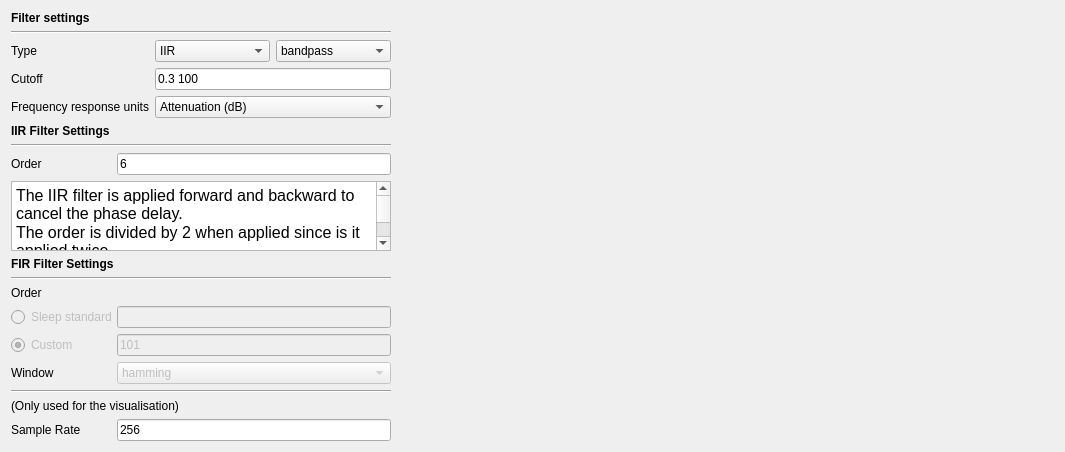
<?xml version="1.0" encoding="UTF-8"?>
<ui version="4.0">
 <class>FilterSignalSettingsView</class>
 <widget class="QWidget" name="FilterSignalSettingsView">
  <property name="geometry">
   <rect>
    <x>0</x>
    <y>0</y>
    <width>1065</width>
    <height>440</height>
   </rect>
  </property>
  <property name="windowTitle">
   <string>Form</string>
  </property>
  <layout class="QFormLayout" name="formLayout">
   <item row="0" column="0">
    <layout class="QVBoxLayout" name="verticalLayout">
     <item>
      <widget class="QLabel" name="label_5">
       <property name="font">
        <font>
         <weight>75</weight>
         <bold>true</bold>
        </font>
       </property>
       <property name="layoutDirection">
        <enum>Qt::LeftToRight</enum>
       </property>
       <property name="text">
        <string>Filter settings</string>
       </property>
       <property name="alignment">
        <set>Qt::AlignLeading|Qt::AlignLeft|Qt::AlignVCenter</set>
       </property>
      </widget>
     </item>
     <item>
      <widget class="Line" name="line_4">
       <property name="orientation">
        <enum>Qt::Horizontal</enum>
       </property>
      </widget>
     </item>
     <item>
      <layout class="QGridLayout" name="gridLayout">
       <item row="0" column="1">
        <widget class="QComboBox" name="IR_comboBox">
         <property name="toolTip">
          <string>Select the Infinite Impulse Response Filter (IIR) or the Finite Impulse Filter (FIR).</string>
         </property>
         <item>
          <property name="text">
           <string>IIR</string>
          </property>
         </item>
         <item>
          <property name="text">
           <string>FIR</string>
          </property>
         </item>
        </widget>
       </item>
       <item row="0" column="2">
        <widget class="QComboBox" name="type_combobox">
         <item>
          <property name="text">
           <string>bandpass</string>
          </property>
         </item>
         <item>
          <property name="text">
           <string>lowpass</string>
          </property>
         </item>
         <item>
          <property name="text">
           <string>highpass</string>
          </property>
         </item>
         <item>
          <property name="text">
           <string>bandstop</string>
          </property>
         </item>
        </widget>
       </item>
       <item row="1" column="0">
        <widget class="QLabel" name="label_2">
         <property name="minimumSize">
          <size>
           <width>100</width>
           <height>0</height>
          </size>
         </property>
         <property name="maximumSize">
          <size>
           <width>100</width>
           <height>16777215</height>
          </size>
         </property>
         <property name="layoutDirection">
          <enum>Qt::LeftToRight</enum>
         </property>
         <property name="text">
          <string>Cutoff</string>
         </property>
         <property name="alignment">
          <set>Qt::AlignLeading|Qt::AlignLeft|Qt::AlignVCenter</set>
         </property>
        </widget>
       </item>
       <item row="3" column="0">
        <widget class="QLabel" name="label_11">
         <property name="text">
          <string>Frequency response units</string>
         </property>
        </widget>
       </item>
       <item row="1" column="1" colspan="2">
        <widget class="QLineEdit" name="cutoff_lineedit">
         <property name="toolTip">
          <string>&lt;html&gt;&lt;head/&gt;&lt;body&gt;&lt;p&gt;&lt;span style=&quot; font-weight:600;&quot;&gt;bandpass&lt;/span&gt; : edit low and high frequency cutoff in Hz separated by a space. ex)0.3 100&lt;/p&gt;&lt;p&gt;&lt;span style=&quot; font-weight:600;&quot;&gt;lowpass&lt;/span&gt; : edit high frequency cutoff in Hz.&lt;/p&gt;&lt;p&gt;&lt;span style=&quot; font-weight:600;&quot;&gt;highpass&lt;/span&gt; : edit low frequency cutoff in Hz.&lt;/p&gt;&lt;p&gt;&lt;span style=&quot; font-weight:600;&quot;&gt;stopband&lt;/span&gt; : edit the low and high frequency cutoff in Hz separated by a space. ex)59 61&lt;/p&gt;&lt;p&gt;&lt;br/&gt;&lt;/p&gt;&lt;/body&gt;&lt;/html&gt;</string>
         </property>
         <property name="text">
          <string>0.3 100</string>
         </property>
        </widget>
       </item>
       <item row="0" column="0">
        <widget class="QLabel" name="label_4">
         <property name="minimumSize">
          <size>
           <width>100</width>
           <height>0</height>
          </size>
         </property>
         <property name="maximumSize">
          <size>
           <width>100</width>
           <height>16777215</height>
          </size>
         </property>
         <property name="layoutDirection">
          <enum>Qt::LeftToRight</enum>
         </property>
         <property name="inputMethodHints">
          <set>Qt::ImhNoEditMenu|Qt::ImhNoTextHandles</set>
         </property>
         <property name="text">
          <string>Type</string>
         </property>
         <property name="alignment">
          <set>Qt::AlignLeading|Qt::AlignLeft|Qt::AlignVCenter</set>
         </property>
        </widget>
       </item>
       <item row="3" column="1" colspan="2">
        <widget class="QComboBox" name="freq_resp_unit_comboBox">
         <item>
          <property name="text">
           <string>Attenuation (dB)</string>
          </property>
         </item>
         <item>
          <property name="text">
           <string>Amplitude (%)</string>
          </property>
         </item>
        </widget>
       </item>
      </layout>
     </item>
     <item>
      <widget class="QLabel" name="label_9">
       <property name="font">
        <font>
         <weight>75</weight>
         <bold>true</bold>
        </font>
       </property>
       <property name="text">
        <string>IIR Filter Settings</string>
       </property>
      </widget>
     </item>
     <item>
      <widget class="Line" name="line_3">
       <property name="orientation">
        <enum>Qt::Horizontal</enum>
       </property>
      </widget>
     </item>
     <item>
      <layout class="QGridLayout" name="gridLayout_4">
       <item row="0" column="0">
        <widget class="QLabel" name="label_10">
         <property name="minimumSize">
          <size>
           <width>100</width>
           <height>0</height>
          </size>
         </property>
         <property name="maximumSize">
          <size>
           <width>100</width>
           <height>16777215</height>
          </size>
         </property>
         <property name="layoutDirection">
          <enum>Qt::LeftToRight</enum>
         </property>
         <property name="text">
          <string>Order</string>
         </property>
         <property name="alignment">
          <set>Qt::AlignLeading|Qt::AlignLeft|Qt::AlignVCenter</set>
         </property>
        </widget>
       </item>
       <item row="0" column="1">
        <widget class="QLineEdit" name="iir_order_lineEdit">
         <property name="text">
          <string>6</string>
         </property>
        </widget>
       </item>
      </layout>
     </item>
     <item>
      <widget class="QTextEdit" name="textEdit">
       <property name="minimumSize">
        <size>
         <width>380</width>
         <height>70</height>
        </size>
       </property>
       <property name="readOnly">
        <bool>true</bool>
       </property>
       <property name="html">
        <string>&lt;!DOCTYPE HTML PUBLIC &quot;-//W3C//DTD HTML 4.0//EN&quot; &quot;http://www.w3.org/TR/REC-html40/strict.dtd&quot;&gt;
&lt;html&gt;&lt;head&gt;&lt;meta name=&quot;qrichtext&quot; content=&quot;1&quot; /&gt;&lt;style type=&quot;text/css&quot;&gt;
p, li { white-space: pre-wrap; }
&lt;/style&gt;&lt;/head&gt;&lt;body style=&quot; font-family:'Roboto'; font-size:12pt; font-weight:400; font-style:normal;&quot;&gt;
&lt;p style=&quot; margin-top:0px; margin-bottom:0px; margin-left:0px; margin-right:0px; -qt-block-indent:0; text-indent:0px;&quot;&gt;The IIR filter is applied forward and backward to cancel the phase delay.&lt;/p&gt;
&lt;p style=&quot; margin-top:0px; margin-bottom:0px; margin-left:0px; margin-right:0px; -qt-block-indent:0; text-indent:0px;&quot;&gt;The order is divided by 2 when applied since is it applied twice.&lt;/p&gt;
&lt;p style=&quot; margin-top:0px; margin-bottom:0px; margin-left:0px; margin-right:0px; -qt-block-indent:0; text-indent:0px;&quot;&gt;ex) An ordre of 6 is sufficient for a bandpass filter &lt;/p&gt;
&lt;p style=&quot; margin-top:0px; margin-bottom:0px; margin-left:0px; margin-right:0px; -qt-block-indent:0; text-indent:0px;&quot;&gt;      0.3-100 Hz with a sample rate=256 Hz&lt;/p&gt;&lt;/body&gt;&lt;/html&gt;</string>
       </property>
      </widget>
     </item>
     <item>
      <widget class="QLabel" name="label_8">
       <property name="font">
        <font>
         <weight>75</weight>
         <bold>true</bold>
        </font>
       </property>
       <property name="text">
        <string>FIR Filter Settings</string>
       </property>
      </widget>
     </item>
     <item>
      <widget class="Line" name="line_2">
       <property name="orientation">
        <enum>Qt::Horizontal</enum>
       </property>
      </widget>
     </item>
     <item>
      <widget class="QLabel" name="label">
       <property name="layoutDirection">
        <enum>Qt::LeftToRight</enum>
       </property>
       <property name="text">
        <string>Order</string>
       </property>
       <property name="alignment">
        <set>Qt::AlignLeading|Qt::AlignLeft|Qt::AlignVCenter</set>
       </property>
      </widget>
     </item>
     <item>
      <layout class="QGridLayout" name="gridLayout_2">
       <item row="3" column="1">
        <widget class="QComboBox" name="window_combobox">
         <property name="enabled">
          <bool>false</bool>
         </property>
         <property name="currentText">
          <string>hamming</string>
         </property>
         <property name="currentIndex">
          <number>3</number>
         </property>
         <item>
          <property name="text">
           <string>boxcar</string>
          </property>
         </item>
         <item>
          <property name="text">
           <string>trlang</string>
          </property>
         </item>
         <item>
          <property name="text">
           <string>blackman</string>
          </property>
         </item>
         <item>
          <property name="text">
           <string>hamming</string>
          </property>
         </item>
         <item>
          <property name="text">
           <string>hann</string>
          </property>
         </item>
         <item>
          <property name="text">
           <string>bartlett</string>
          </property>
         </item>
         <item>
          <property name="text">
           <string>flattop</string>
          </property>
         </item>
         <item>
          <property name="text">
           <string>parzen</string>
          </property>
         </item>
         <item>
          <property name="text">
           <string>bohman</string>
          </property>
         </item>
         <item>
          <property name="text">
           <string>blackmanharris</string>
          </property>
         </item>
         <item>
          <property name="text">
           <string>nuttall</string>
          </property>
         </item>
         <item>
          <property name="text">
           <string>barthann</string>
          </property>
         </item>
         <item>
          <property name="text">
           <string>kaiser</string>
          </property>
         </item>
         <item>
          <property name="text">
           <string>gaussian</string>
          </property>
         </item>
         <item>
          <property name="text">
           <string>general_gaussian</string>
          </property>
         </item>
         <item>
          <property name="text">
           <string>dpss</string>
          </property>
         </item>
         <item>
          <property name="text">
           <string>chebwin</string>
          </property>
         </item>
         <item>
          <property name="text">
           <string>exponential</string>
          </property>
         </item>
         <item>
          <property name="text">
           <string>tukey</string>
          </property>
         </item>
         <item>
          <property name="text">
           <string>taylor</string>
          </property>
         </item>
        </widget>
       </item>
       <item row="0" column="0">
        <widget class="QRadioButton" name="sleep_std_radiobutton">
         <property name="enabled">
          <bool>false</bool>
         </property>
         <property name="minimumSize">
          <size>
           <width>100</width>
           <height>0</height>
          </size>
         </property>
         <property name="maximumSize">
          <size>
           <width>100</width>
           <height>16777215</height>
          </size>
         </property>
         <property name="toolTip">
          <string>The standard in sleep medicine is to use an order equals to: 5*sample_rate/lower_frequency</string>
         </property>
         <property name="text">
          <string>Sleep standard</string>
         </property>
         <property name="checked">
          <bool>false</bool>
         </property>
        </widget>
       </item>
       <item row="0" column="1">
        <widget class="QLineEdit" name="std_order_lineedit">
         <property name="enabled">
          <bool>false</bool>
         </property>
         <property name="readOnly">
          <bool>true</bool>
         </property>
        </widget>
       </item>
       <item row="2" column="0">
        <widget class="QRadioButton" name="custom_radiobutton">
         <property name="enabled">
          <bool>false</bool>
         </property>
         <property name="minimumSize">
          <size>
           <width>100</width>
           <height>0</height>
          </size>
         </property>
         <property name="maximumSize">
          <size>
           <width>100</width>
           <height>16777215</height>
          </size>
         </property>
         <property name="text">
          <string>Custom</string>
         </property>
         <property name="checked">
          <bool>true</bool>
         </property>
        </widget>
       </item>
       <item row="2" column="1">
        <widget class="QLineEdit" name="custom_order_lineedit">
         <property name="enabled">
          <bool>false</bool>
         </property>
         <property name="text">
          <string>101</string>
         </property>
        </widget>
       </item>
       <item row="3" column="0">
        <widget class="QLabel" name="label_3">
         <property name="minimumSize">
          <size>
           <width>100</width>
           <height>0</height>
          </size>
         </property>
         <property name="maximumSize">
          <size>
           <width>100</width>
           <height>16777215</height>
          </size>
         </property>
         <property name="layoutDirection">
          <enum>Qt::LeftToRight</enum>
         </property>
         <property name="text">
          <string>Window</string>
         </property>
         <property name="alignment">
          <set>Qt::AlignLeading|Qt::AlignLeft|Qt::AlignVCenter</set>
         </property>
        </widget>
       </item>
      </layout>
     </item>
     <item>
      <widget class="Line" name="line">
       <property name="orientation">
        <enum>Qt::Horizontal</enum>
       </property>
      </widget>
     </item>
     <item>
      <widget class="QLabel" name="label_7">
       <property name="text">
        <string>(Only used for the visualisation)</string>
       </property>
      </widget>
     </item>
     <item>
      <layout class="QGridLayout" name="gridLayout_3">
       <item row="0" column="0">
        <widget class="QLabel" name="label_6">
         <property name="minimumSize">
          <size>
           <width>100</width>
           <height>0</height>
          </size>
         </property>
         <property name="maximumSize">
          <size>
           <width>100</width>
           <height>16777215</height>
          </size>
         </property>
         <property name="text">
          <string>Sample Rate</string>
         </property>
        </widget>
       </item>
       <item row="0" column="1">
        <widget class="QLineEdit" name="sample_rate_lineedit">
         <property name="text">
          <string>256</string>
         </property>
        </widget>
       </item>
      </layout>
     </item>
     <item>
      <spacer name="verticalSpacer">
       <property name="orientation">
        <enum>Qt::Vertical</enum>
       </property>
       <property name="sizeHint" stdset="0">
        <size>
         <width>17</width>
         <height>17</height>
        </size>
       </property>
      </spacer>
     </item>
    </layout>
   </item>
   <item row="0" column="1">
    <layout class="QVBoxLayout" name="freq_resp_layout">
     <property name="sizeConstraint">
      <enum>QLayout::SetMinimumSize</enum>
     </property>
    </layout>
   </item>
  </layout>
 </widget>
 <resources/>
 <connections>
  <connection>
   <sender>type_combobox</sender>
   <signal>currentTextChanged(QString)</signal>
   <receiver>FilterSignalSettingsView</receiver>
   <slot>on_settings_changed()</slot>
   <hints>
    <hint type="sourcelabel">
     <x>134</x>
     <y>43</y>
    </hint>
    <hint type="destinationlabel">
     <x>458</x>
     <y>167</y>
    </hint>
   </hints>
  </connection>
  <connection>
   <sender>sleep_std_radiobutton</sender>
   <signal>clicked()</signal>
   <receiver>FilterSignalSettingsView</receiver>
   <slot>on_order_type_changed()</slot>
   <hints>
    <hint type="sourcelabel">
     <x>134</x>
     <y>72</y>
    </hint>
    <hint type="destinationlabel">
     <x>458</x>
     <y>167</y>
    </hint>
   </hints>
  </connection>
  <connection>
   <sender>custom_radiobutton</sender>
   <signal>clicked()</signal>
   <receiver>FilterSignalSettingsView</receiver>
   <slot>on_order_type_changed()</slot>
   <hints>
    <hint type="sourcelabel">
     <x>134</x>
     <y>101</y>
    </hint>
    <hint type="destinationlabel">
     <x>458</x>
     <y>167</y>
    </hint>
   </hints>
  </connection>
  <connection>
   <sender>cutoff_lineedit</sender>
   <signal>returnPressed()</signal>
   <receiver>FilterSignalSettingsView</receiver>
   <slot>on_settings_changed()</slot>
   <hints>
    <hint type="sourcelabel">
     <x>134</x>
     <y>130</y>
    </hint>
    <hint type="destinationlabel">
     <x>458</x>
     <y>167</y>
    </hint>
   </hints>
  </connection>
  <connection>
   <sender>window_combobox</sender>
   <signal>currentTextChanged(QString)</signal>
   <receiver>FilterSignalSettingsView</receiver>
   <slot>on_settings_changed()</slot>
   <hints>
    <hint type="sourcelabel">
     <x>134</x>
     <y>159</y>
    </hint>
    <hint type="destinationlabel">
     <x>458</x>
     <y>167</y>
    </hint>
   </hints>
  </connection>
  <connection>
   <sender>sample_rate_lineedit</sender>
   <signal>returnPressed()</signal>
   <receiver>FilterSignalSettingsView</receiver>
   <slot>on_settings_changed()</slot>
   <hints>
    <hint type="sourcelabel">
     <x>148</x>
     <y>218</y>
    </hint>
    <hint type="destinationlabel">
     <x>458</x>
     <y>167</y>
    </hint>
   </hints>
  </connection>
  <connection>
   <sender>custom_order_lineedit</sender>
   <signal>textChanged(QString)</signal>
   <receiver>FilterSignalSettingsView</receiver>
   <slot>on_settings_changed()</slot>
   <hints>
    <hint type="sourcelabel">
     <x>265</x>
     <y>101</y>
    </hint>
    <hint type="destinationlabel">
     <x>458</x>
     <y>167</y>
    </hint>
   </hints>
  </connection>
  <connection>
   <sender>IR_comboBox</sender>
   <signal>currentTextChanged(QString)</signal>
   <receiver>FilterSignalSettingsView</receiver>
   <slot>on_settings_changed()</slot>
   <hints>
    <hint type="sourcelabel">
     <x>364</x>
     <y>70</y>
    </hint>
    <hint type="destinationlabel">
     <x>437</x>
     <y>253</y>
    </hint>
   </hints>
  </connection>
  <connection>
   <sender>iir_order_lineEdit</sender>
   <signal>returnPressed()</signal>
   <receiver>FilterSignalSettingsView</receiver>
   <slot>on_settings_changed()</slot>
   <hints>
    <hint type="sourcelabel">
     <x>252</x>
     <y>130</y>
    </hint>
    <hint type="destinationlabel">
     <x>435</x>
     <y>223</y>
    </hint>
   </hints>
  </connection>
  <connection>
   <sender>freq_resp_unit_comboBox</sender>
   <signal>currentTextChanged(QString)</signal>
   <receiver>FilterSignalSettingsView</receiver>
   <slot>on_settings_changed()</slot>
   <hints>
    <hint type="sourcelabel">
     <x>264</x>
     <y>99</y>
    </hint>
    <hint type="destinationlabel">
     <x>532</x>
     <y>219</y>
    </hint>
   </hints>
  </connection>
 </connections>
 <slots>
  <slot>on_settings_changed()</slot>
  <slot>on_order_type_changed()</slot>
 </slots>
</ui>
